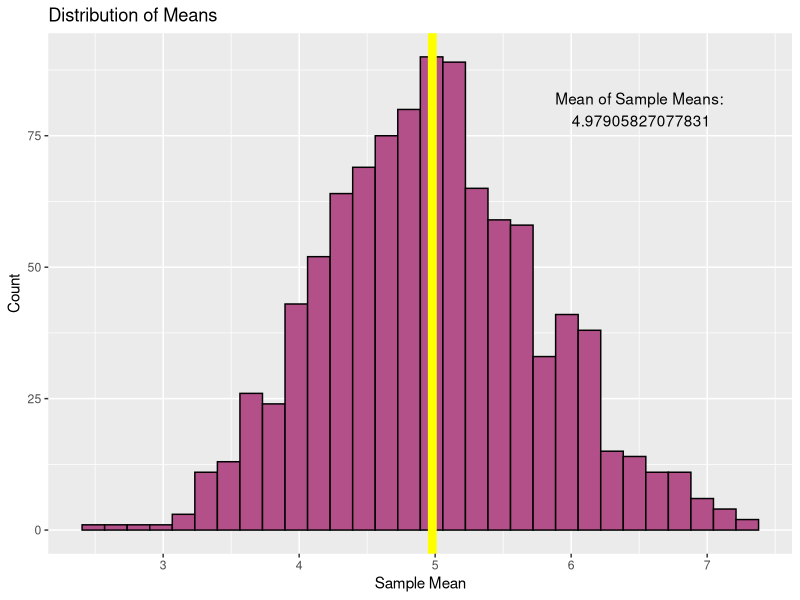
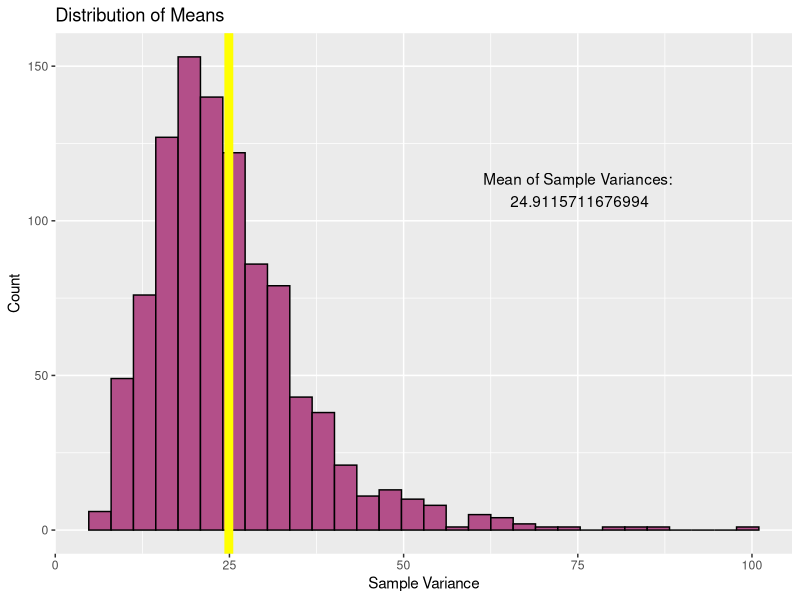
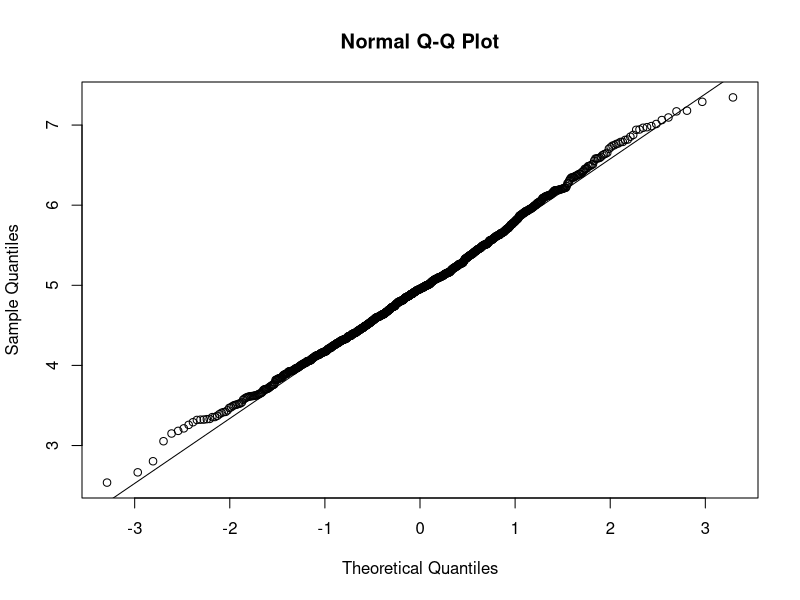
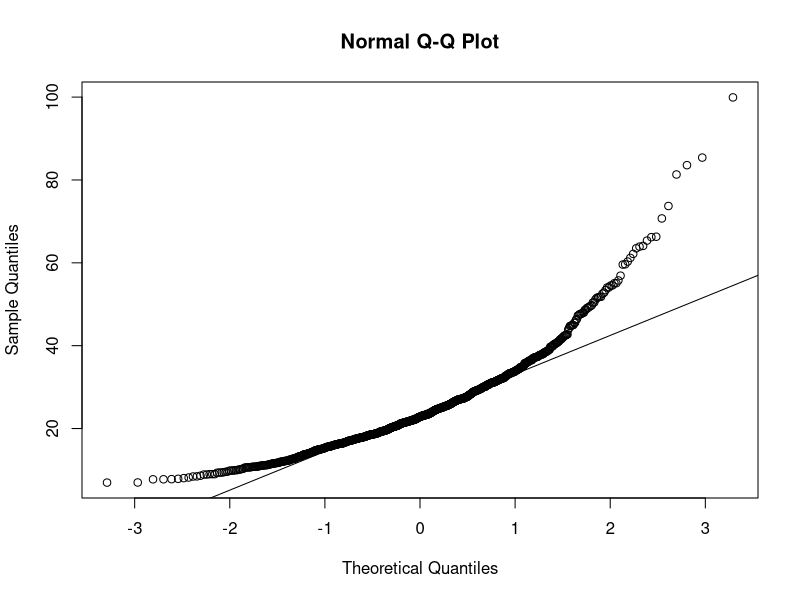

These charts were generated, in order, by the following R code:
## ---- chunk 1
set.seed(11235)

sample <- replicate(1000, rexp(40, rate = .2))

# place means and variances of each sample in a data frame
df.sample <- data.frame(id = seq(1:1000))
for (i in 1:1000) df.sample$mean[i] <- mean(sample[, i])
for (i in 1:1000) df.sample$var[i] <- var(sample[, i])
## ---- chunk 2
library(ggplot2)
mean.mean <- mean(df.sample$mean)
ggplot(df.sample) +
        geom_histogram(aes(mean), fill = '#B34F89', col = 'black') +
        geom_vline(xintercept = mean.mean, col = 'yellow', size = 3) + 
        labs(x = 'Sample Mean', y = 'Count', title = 'Distribution of Means') +
        annotate('text', x = 6.5, y = 80, label = paste('Mean of Sample Means:\n', mean.mean))

var.mean <- mean(df.sample$var)
ggplot(df.sample) +
        geom_histogram(aes(var), fill = '#B34F89', col = 'black') +
        geom_vline(xintercept = var.mean, col = 'yellow', size = 3) + 
        labs(x = 'Sample Variance', y = 'Count', title = 'Distribution of Means') +
        annotate('text', x = 75, y = 110, label = paste('Mean of Sample Variances:\n', var.mean))
## ---- chunk 3
qqnorm(df.sample$mean); qqline(df.sample$mean)
qqnorm(df.sample$var); qqline(df.sample$var)
